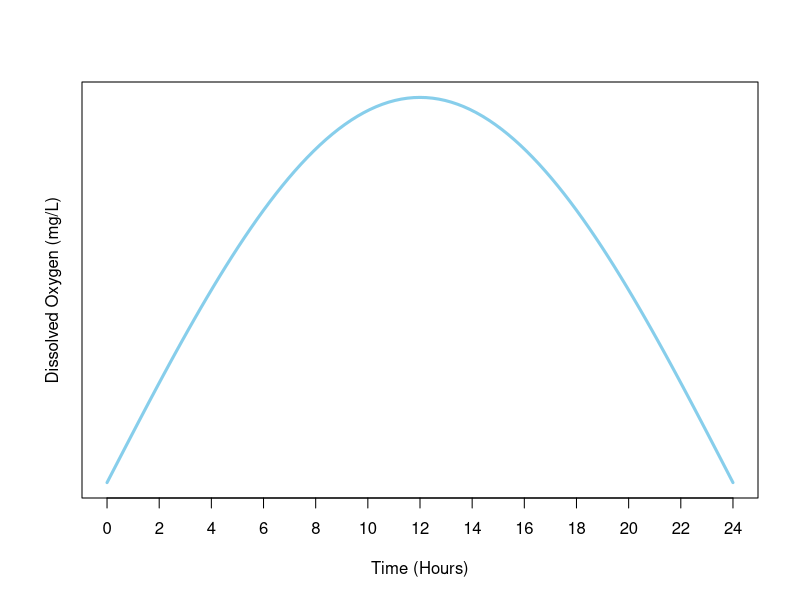

Here is the R script that generated this plot:
#In this script, I will create a diagram explaining how pH and dissolved oxygen cycle with eelgrass photosynthesis and respiration.

pdf(file = "Eelgrass-pH-DO.pdf", width = 9, height = 4) #create .pdf to save graph

curve(expr = sin(((pi*x)/24)), from = 0, to = 24, xlab = "Time (Hours)", ylab = "", xaxt = "n", yaxt = "n", col = "skyblue", lwd = 3) #create base curve
axis(side = 1, at = seq(0, 24, 2), labels = seq(0, 24, 2)) #add x-axis tick marks
mtext(text = "Dissolved Oxygen (mg/L)", side = 2, line = 1) #add y-axis label

dev.off() #close pdf file
